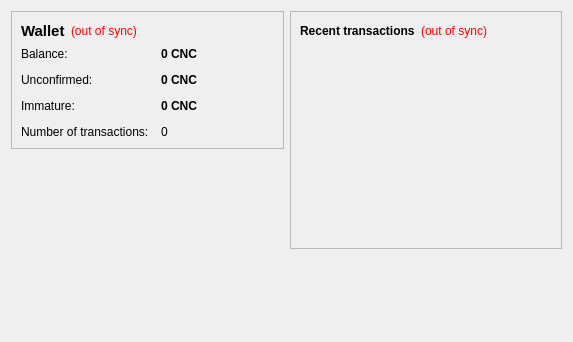
<?xml version="1.0" encoding="UTF-8"?>
<ui version="4.0">
 <class>OverviewPage</class>
 <widget class="QWidget" name="OverviewPage">
  <property name="geometry">
   <rect>
    <x>0</x>
    <y>0</y>
    <width>573</width>
    <height>342</height>
   </rect>
  </property>
  <property name="windowTitle">
   <string>Form</string>
  </property>
  <layout class="QHBoxLayout" name="horizontalLayout" stretch="1,1">
   <item>
    <layout class="QVBoxLayout" name="verticalLayout_2">
     <item>
      <widget class="QFrame" name="frame">
       <property name="frameShape">
        <enum>QFrame::StyledPanel</enum>
       </property>
       <property name="frameShadow">
        <enum>QFrame::Raised</enum>
       </property>
       <layout class="QVBoxLayout" name="verticalLayout_4">
        <item>
         <layout class="QHBoxLayout" name="horizontalLayout_4">
          <item>
           <widget class="QLabel" name="label_5">
            <property name="font">
             <font>
              <pointsize>11</pointsize>
              <weight>75</weight>
              <bold>true</bold>
             </font>
            </property>
            <property name="text">
             <string>Wallet</string>
            </property>
           </widget>
          </item>
          <item>
           <widget class="QLabel" name="labelWalletStatus">
            <property name="toolTip">
             <string>The displayed information may be out of date. Your wallet automatically synchronizes with the CHNCoin network after a connection is established, but this process has not completed yet.</string>
            </property>
            <property name="styleSheet">
             <string notr="true">QLabel { color: red; }</string>
            </property>
            <property name="text">
             <string notr="true">(out of sync)</string>
            </property>
            <property name="alignment">
             <set>Qt::AlignLeading|Qt::AlignLeft|Qt::AlignVCenter</set>
            </property>
           </widget>
          </item>
          <item>
           <spacer name="horizontalSpacer_2">
            <property name="orientation">
             <enum>Qt::Horizontal</enum>
            </property>
            <property name="sizeHint" stdset="0">
             <size>
              <width>40</width>
              <height>20</height>
             </size>
            </property>
           </spacer>
          </item>
         </layout>
        </item>
        <item>
         <layout class="QFormLayout" name="formLayout_2">
          <property name="fieldGrowthPolicy">
           <enum>QFormLayout::AllNonFixedFieldsGrow</enum>
          </property>
          <property name="horizontalSpacing">
           <number>12</number>
          </property>
          <property name="verticalSpacing">
           <number>12</number>
          </property>
          <item row="0" column="0">
           <widget class="QLabel" name="label">
            <property name="text">
             <string>Balance:</string>
            </property>
           </widget>
          </item>
          <item row="0" column="1">
           <widget class="QLabel" name="labelBalance">
            <property name="font">
             <font>
              <weight>75</weight>
              <bold>true</bold>
             </font>
            </property>
            <property name="cursor">
             <cursorShape>IBeamCursor</cursorShape>
            </property>
            <property name="toolTip">
             <string>Your current balance</string>
            </property>
            <property name="text">
             <string notr="true">0 CNC</string>
            </property>
            <property name="textInteractionFlags">
             <set>Qt::LinksAccessibleByMouse|Qt::TextSelectableByKeyboard|Qt::TextSelectableByMouse</set>
            </property>
           </widget>
          </item>
          <item row="1" column="0">
           <widget class="QLabel" name="label_3">
            <property name="text">
             <string>Unconfirmed:</string>
            </property>
           </widget>
          </item>
          <item row="1" column="1">
           <widget class="QLabel" name="labelUnconfirmed">
            <property name="font">
             <font>
              <weight>75</weight>
              <bold>true</bold>
             </font>
            </property>
            <property name="cursor">
             <cursorShape>IBeamCursor</cursorShape>
            </property>
            <property name="toolTip">
             <string>Total of transactions that have yet to be confirmed, and do not yet count toward the current balance</string>
            </property>
            <property name="text">
             <string notr="true">0 CNC</string>
            </property>
            <property name="textInteractionFlags">
             <set>Qt::LinksAccessibleByMouse|Qt::TextSelectableByKeyboard|Qt::TextSelectableByMouse</set>
            </property>
           </widget>
          </item>
          <item row="3" column="0">
           <widget class="QLabel" name="label_2">
            <property name="text">
             <string>Number of transactions:</string>
            </property>
           </widget>
          </item>
          <item row="3" column="1">
           <widget class="QLabel" name="labelNumTransactions">
            <property name="toolTip">
             <string>Total number of transactions in wallet</string>
            </property>
            <property name="text">
             <string notr="true">0</string>
            </property>
           </widget>
          </item>
          <item row="2" column="0">
           <widget class="QLabel" name="labelImmatureText">
            <property name="text">
             <string>Immature:</string>
            </property>
           </widget>
          </item>
          <item row="2" column="1">
           <widget class="QLabel" name="labelImmature">
            <property name="font">
             <font>
              <weight>75</weight>
              <bold>true</bold>
             </font>
            </property>
            <property name="toolTip">
             <string>Mined balance that has not yet matured</string>
            </property>
            <property name="text">
             <string notr="true">0 CNC</string>
            </property>
            <property name="textInteractionFlags">
             <set>Qt::LinksAccessibleByMouse|Qt::TextSelectableByKeyboard|Qt::TextSelectableByMouse</set>
            </property>
           </widget>
          </item>
         </layout>
        </item>
       </layout>
      </widget>
     </item>
     <item>
      <spacer name="verticalSpacer">
       <property name="orientation">
        <enum>Qt::Vertical</enum>
       </property>
       <property name="sizeHint" stdset="0">
        <size>
         <width>20</width>
         <height>40</height>
        </size>
       </property>
      </spacer>
     </item>
    </layout>
   </item>
   <item>
    <layout class="QVBoxLayout" name="verticalLayout_3">
     <item>
      <widget class="QFrame" name="frame_2">
       <property name="frameShape">
        <enum>QFrame::StyledPanel</enum>
       </property>
       <property name="frameShadow">
        <enum>QFrame::Raised</enum>
       </property>
       <layout class="QVBoxLayout" name="verticalLayout">
        <item>
         <layout class="QHBoxLayout" name="horizontalLayout_2">
          <item>
           <widget class="QLabel" name="label_4">
            <property name="text">
             <string>&lt;b&gt;Recent transactions&lt;/b&gt;</string>
            </property>
           </widget>
          </item>
          <item>
           <widget class="QLabel" name="labelTransactionsStatus">
            <property name="toolTip">
             <string>The displayed information may be out of date. Your wallet automatically synchronizes with the CHNCoin network after a connection is established, but this process has not completed yet.</string>
            </property>
            <property name="styleSheet">
             <string notr="true">QLabel { color: red; }</string>
            </property>
            <property name="text">
             <string notr="true">(out of sync)</string>
            </property>
            <property name="alignment">
             <set>Qt::AlignRight|Qt::AlignTrailing|Qt::AlignVCenter</set>
            </property>
           </widget>
          </item>
          <item>
           <spacer name="horizontalSpacer">
            <property name="orientation">
             <enum>Qt::Horizontal</enum>
            </property>
            <property name="sizeHint" stdset="0">
             <size>
              <width>40</width>
              <height>20</height>
             </size>
            </property>
           </spacer>
          </item>
         </layout>
        </item>
        <item>
         <widget class="QListView" name="listTransactions">
          <property name="styleSheet">
           <string notr="true">QListView { background: transparent; }</string>
          </property>
          <property name="frameShape">
           <enum>QFrame::NoFrame</enum>
          </property>
          <property name="verticalScrollBarPolicy">
           <enum>Qt::ScrollBarAlwaysOff</enum>
          </property>
          <property name="horizontalScrollBarPolicy">
           <enum>Qt::ScrollBarAlwaysOff</enum>
          </property>
          <property name="selectionMode">
           <enum>QAbstractItemView::NoSelection</enum>
          </property>
         </widget>
        </item>
       </layout>
      </widget>
     </item>
     <item>
      <spacer name="verticalSpacer_2">
       <property name="orientation">
        <enum>Qt::Vertical</enum>
       </property>
       <property name="sizeHint" stdset="0">
        <size>
         <width>20</width>
         <height>40</height>
        </size>
       </property>
      </spacer>
     </item>
    </layout>
   </item>
  </layout>
 </widget>
 <resources/>
 <connections/>
</ui>
